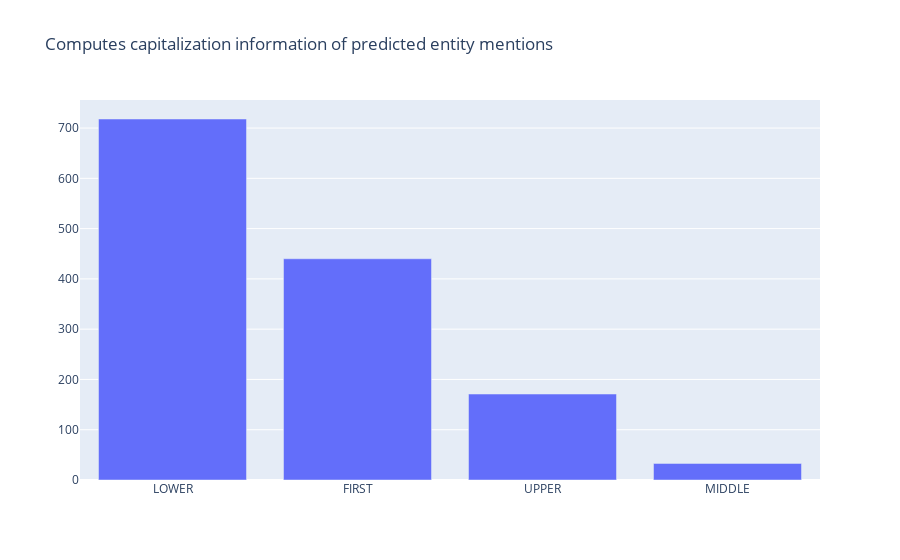

The notebook cell saved with this chart:
### Code cell
from rubrix.metrics.token_classification import entity_capitalness

entity_capitalness(name="med7_trf_datashift").visualize()

### Figure 1 — Plotly figure (JSON) as saved in the notebook; plotly's stock layout.template omitted (floating-point values rounded to 4 significant figures)
{"data": [{"type": "bar", "x": ["LOWER", "FIRST", "UPPER", "MIDDLE"], "y": [718, 440, 171, 33]}], "layout": {"autosize": true, "title": {"text": "Computes capitalization information of predicted entity mentions"}, "xaxis": {"autorange": true, "range": [-0.5, 3.5], "title": {"text": ""}, "type": "category"}, "yaxis": {"autorange": true, "range": [0, 755.8], "title": {"text": ""}, "type": "linear"}}}
